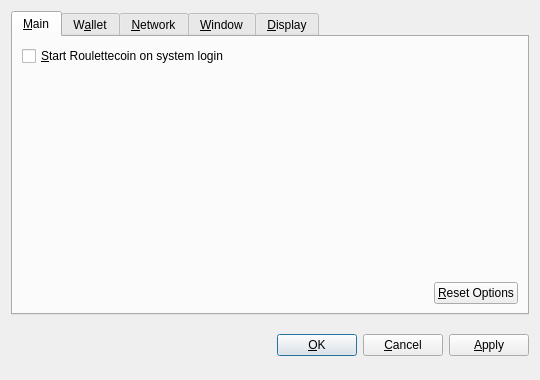
<?xml version="1.0" encoding="UTF-8"?>
<ui version="4.0">
 <class>OptionsDialog</class>
 <widget class="QDialog" name="OptionsDialog">
  <property name="geometry">
   <rect>
    <x>0</x>
    <y>0</y>
    <width>540</width>
    <height>380</height>
   </rect>
  </property>
  <property name="windowTitle">
   <string>Options</string>
  </property>
  <property name="modal">
   <bool>true</bool>
  </property>
  <layout class="QVBoxLayout" name="verticalLayout">
   <item>
    <widget class="QTabWidget" name="tabWidget">
     <property name="tabPosition">
      <enum>QTabWidget::North</enum>
     </property>
     <property name="currentIndex">
      <number>0</number>
     </property>
     <widget class="QWidget" name="tabMain">
      <attribute name="title">
       <string>&amp;Main</string>
      </attribute>
      <layout class="QVBoxLayout" name="verticalLayout_Main">
       <item>
        <widget class="QCheckBox" name="bitcoinAtStartup">
         <property name="toolTip">
          <string>Automatically start Roulettecoin after logging in to the system.</string>
         </property>
         <property name="text">
          <string>&amp;Start Roulettecoin on system login</string>
         </property>
        </widget>
       </item>
       <item>
        <spacer name="verticalSpacer_Main">
         <property name="orientation">
          <enum>Qt::Vertical</enum>
         </property>
         <property name="sizeHint" stdset="0">
          <size>
           <width>20</width>
           <height>40</height>
          </size>
         </property>
        </spacer>
       </item>
       <item>
        <layout class="QHBoxLayout" name="horizontalLayout_2_Main">
         <item>
          <spacer name="horizontalSpacer_2_Main">
           <property name="orientation">
            <enum>Qt::Horizontal</enum>
           </property>
           <property name="sizeHint" stdset="0">
            <size>
             <width>40</width>
             <height>20</height>
            </size>
           </property>
          </spacer>
         </item>
         <item>
          <widget class="QPushButton" name="resetButton">
           <property name="toolTip">
            <string>Reset all client options to default.</string>
           </property>
           <property name="text">
            <string>&amp;Reset Options</string>
           </property>
           <property name="autoDefault">
            <bool>false</bool>
           </property>
          </widget>
         </item>
        </layout>
       </item>
      </layout>
     </widget>
     <widget class="QWidget" name="tabWallet">
      <attribute name="title">
       <string>W&amp;allet</string>
      </attribute>
      <layout class="QVBoxLayout" name="verticalLayout_Network">
       <item>
        <widget class="QLabel" name="transactionFeeInfoLabel">
         <property name="text">
          <string>Optional transaction fee per kB that helps make sure your transactions are processed quickly. Most transactions are 1 kB.</string>
         </property>
         <property name="textFormat">
          <enum>Qt::PlainText</enum>
         </property>
         <property name="wordWrap">
          <bool>true</bool>
         </property>
        </widget>
       </item>
       <item>
        <layout class="QHBoxLayout" name="horizontalLayout_1_Main">
         <item>
          <widget class="QLabel" name="transactionFeeLabel">
           <property name="text">
            <string>Pay transaction &amp;fee</string>
           </property>
           <property name="textFormat">
            <enum>Qt::PlainText</enum>
           </property>
           <property name="buddy">
            <cstring>transactionFee</cstring>
           </property>
          </widget>
         </item>
         <item>
          <widget class="BitcoinAmountField" name="transactionFee"/>
         </item>
         <item>
          <spacer name="horizontalSpacer_1_Main">
           <property name="orientation">
            <enum>Qt::Horizontal</enum>
           </property>
           <property name="sizeHint" stdset="0">
            <size>
             <width>40</width>
             <height>20</height>
            </size>
           </property>
          </spacer>
         </item>
        </layout>
       </item>
       <item>
        <widget class="QLabel" name="label">
         <property name="text">
          <string>If you disable the spending of unconfirmed change, the change from a transaction cannot be used until that transaction has at least one confirmation. This also affects how your balance is computed.</string>
         </property>
         <property name="wordWrap">
          <bool>true</bool>
         </property>
        </widget>
       </item>
       <item>
        <widget class="QCheckBox" name="spendZeroConfChange">
         <property name="text">
          <string>Spend unconfirmed change  (experts only)</string>
         </property>
        </widget>
       </item>
       <item>
        <spacer name="verticalSpacer">
         <property name="orientation">
          <enum>Qt::Vertical</enum>
         </property>
         <property name="sizeHint" stdset="0">
          <size>
           <width>20</width>
           <height>40</height>
          </size>
         </property>
        </spacer>
       </item>
      </layout>
     </widget>
     <widget class="QWidget" name="tabNetwork">
      <attribute name="title">
       <string>&amp;Network</string>
      </attribute>
      <layout class="QVBoxLayout" name="verticalLayout_Network">
       <item>
        <widget class="QCheckBox" name="mapPortUpnp">
         <property name="toolTip">
          <string>Automatically open the Roulettecoin client port on the router. This only works when your router supports UPnP and it is enabled.</string>
         </property>
         <property name="text">
          <string>Map port using &amp;UPnP</string>
         </property>
        </widget>
       </item>
       <item>
        <widget class="QCheckBox" name="connectSocks">
         <property name="toolTip">
          <string>Connect to the Roulettecoin network through a SOCKS proxy (e.g. when connecting through Tor).</string>
         </property>
         <property name="text">
          <string>&amp;Connect through SOCKS proxy:</string>
         </property>
        </widget>
       </item>
       <item>
        <layout class="QHBoxLayout" name="horizontalLayout_Network">
         <item>
          <widget class="QLabel" name="proxyIpLabel">
           <property name="text">
            <string>Proxy &amp;IP:</string>
           </property>
           <property name="textFormat">
            <enum>Qt::PlainText</enum>
           </property>
           <property name="buddy">
            <cstring>proxyIp</cstring>
           </property>
          </widget>
         </item>
         <item>
          <widget class="QValidatedLineEdit" name="proxyIp">
           <property name="maximumSize">
            <size>
             <width>140</width>
             <height>16777215</height>
            </size>
           </property>
           <property name="toolTip">
            <string>IP address of the proxy (e.g. 127.0.0.1)</string>
           </property>
          </widget>
         </item>
         <item>
          <widget class="QLabel" name="proxyPortLabel">
           <property name="text">
            <string>&amp;Port:</string>
           </property>
           <property name="textFormat">
            <enum>Qt::PlainText</enum>
           </property>
           <property name="buddy">
            <cstring>proxyPort</cstring>
           </property>
          </widget>
         </item>
         <item>
          <widget class="QLineEdit" name="proxyPort">
           <property name="maximumSize">
            <size>
             <width>55</width>
             <height>16777215</height>
            </size>
           </property>
           <property name="toolTip">
            <string>Port of the proxy (e.g. 9050)</string>
           </property>
          </widget>
         </item>
         <item>
          <widget class="QLabel" name="socksVersionLabel">
           <property name="text">
            <string>SOCKS &amp;Version:</string>
           </property>
           <property name="textFormat">
            <enum>Qt::PlainText</enum>
           </property>
           <property name="buddy">
            <cstring>socksVersion</cstring>
           </property>
          </widget>
         </item>
         <item>
          <widget class="QValueComboBox" name="socksVersion">
           <property name="toolTip">
            <string>SOCKS version of the proxy (e.g. 5)</string>
           </property>
          </widget>
         </item>
         <item>
          <spacer name="horizontalSpacer_Network">
           <property name="orientation">
            <enum>Qt::Horizontal</enum>
           </property>
           <property name="sizeHint" stdset="0">
            <size>
             <width>40</width>
             <height>20</height>
            </size>
           </property>
          </spacer>
         </item>
        </layout>
       </item>
       <item>
        <spacer name="verticalSpacer_Network">
         <property name="orientation">
          <enum>Qt::Vertical</enum>
         </property>
         <property name="sizeHint" stdset="0">
          <size>
           <width>20</width>
           <height>40</height>
          </size>
         </property>
        </spacer>
       </item>
      </layout>
     </widget>
     <widget class="QWidget" name="tabWindow">
      <attribute name="title">
       <string>&amp;Window</string>
      </attribute>
      <layout class="QVBoxLayout" name="verticalLayout_Window">
       <item>
        <widget class="QCheckBox" name="minimizeToTray">
         <property name="toolTip">
          <string>Show only a tray icon after minimizing the window.</string>
         </property>
         <property name="text">
          <string>&amp;Minimize to the tray instead of the taskbar</string>
         </property>
        </widget>
       </item>
       <item>
        <widget class="QCheckBox" name="minimizeOnClose">
         <property name="toolTip">
          <string>Minimize instead of exit the application when the window is closed. When this option is enabled, the application will be closed only after selecting Quit in the menu.</string>
         </property>
         <property name="text">
          <string>M&amp;inimize on close</string>
         </property>
        </widget>
       </item>
       <item>
        <spacer name="verticalSpacer_Window">
         <property name="orientation">
          <enum>Qt::Vertical</enum>
         </property>
         <property name="sizeHint" stdset="0">
          <size>
           <width>20</width>
           <height>40</height>
          </size>
         </property>
        </spacer>
       </item>
      </layout>
     </widget>
     <widget class="QWidget" name="tabDisplay">
      <attribute name="title">
       <string>&amp;Display</string>
      </attribute>
      <layout class="QVBoxLayout" name="verticalLayout_Display">
       <item>
        <layout class="QHBoxLayout" name="horizontalLayout_1_Display">
         <item>
          <widget class="QLabel" name="langLabel">
           <property name="text">
            <string>User Interface &amp;language:</string>
           </property>
           <property name="textFormat">
            <enum>Qt::PlainText</enum>
           </property>
           <property name="buddy">
            <cstring>lang</cstring>
           </property>
          </widget>
         </item>
         <item>
          <widget class="QValueComboBox" name="lang">
           <property name="toolTip">
            <string>The user interface language can be set here. This setting will take effect after restarting Roulettecoin.</string>
           </property>
          </widget>
         </item>
        </layout>
       </item>
       <item>
        <layout class="QHBoxLayout" name="horizontalLayout_2_Display">
         <item>
          <widget class="QLabel" name="unitLabel">
           <property name="text">
            <string>&amp;Unit to show amounts in:</string>
           </property>
           <property name="textFormat">
            <enum>Qt::PlainText</enum>
           </property>
           <property name="buddy">
            <cstring>unit</cstring>
           </property>
          </widget>
         </item>
         <item>
          <widget class="QValueComboBox" name="unit">
           <property name="toolTip">
            <string>Choose the default subdivision unit to show in the interface and when sending coins.</string>
           </property>
          </widget>
         </item>
        </layout>
       </item>
       <item>
        <widget class="QCheckBox" name="displayAddresses">
         <property name="toolTip">
          <string>Whether to show Roulettecoin addresses in the transaction list or not.</string>
         </property>
         <property name="text">
          <string>&amp;Display addresses in transaction list</string>
         </property>
        </widget>
       </item>
       <item>
        <widget class="QCheckBox" name="coinControlFeatures">
         <property name="toolTip">
          <string>Whether to show coin control features or not.</string>
         </property>
         <property name="text">
          <string>Display coin &amp;control features (experts only!)</string>
         </property>
        </widget>
       </item>
       <item>
        <spacer name="verticalSpacer_Display">
         <property name="orientation">
          <enum>Qt::Vertical</enum>
         </property>
         <property name="sizeHint" stdset="0">
          <size>
           <width>20</width>
           <height>40</height>
          </size>
         </property>
        </spacer>
       </item>
      </layout>
     </widget>
    </widget>
   </item>
   <item>
    <layout class="QHBoxLayout" name="horizontalLayout_Buttons">
     <item>
      <spacer name="horizontalSpacer_1">
       <property name="orientation">
        <enum>Qt::Horizontal</enum>
       </property>
       <property name="sizeHint" stdset="0">
        <size>
         <width>40</width>
         <height>48</height>
        </size>
       </property>
      </spacer>
     </item>
     <item>
      <widget class="QLabel" name="statusLabel">
       <property name="font">
        <font>
         <weight>75</weight>
         <bold>true</bold>
        </font>
       </property>
       <property name="text">
        <string/>
       </property>
       <property name="textFormat">
        <enum>Qt::PlainText</enum>
       </property>
       <property name="wordWrap">
        <bool>true</bool>
       </property>
      </widget>
     </item>
     <item>
      <spacer name="horizontalSpacer_2">
       <property name="orientation">
        <enum>Qt::Horizontal</enum>
       </property>
       <property name="sizeHint" stdset="0">
        <size>
         <width>40</width>
         <height>48</height>
        </size>
       </property>
      </spacer>
     </item>
     <item>
      <widget class="QPushButton" name="okButton">
       <property name="text">
        <string>&amp;OK</string>
       </property>
      </widget>
     </item>
     <item>
      <widget class="QPushButton" name="cancelButton">
       <property name="text">
        <string>&amp;Cancel</string>
       </property>
       <property name="autoDefault">
        <bool>false</bool>
       </property>
      </widget>
     </item>
     <item>
      <widget class="QPushButton" name="applyButton">
       <property name="text">
        <string>&amp;Apply</string>
       </property>
       <property name="autoDefault">
        <bool>false</bool>
       </property>
      </widget>
     </item>
    </layout>
   </item>
  </layout>
 </widget>
 <customwidgets>
  <customwidget>
   <class>BitcoinAmountField</class>
   <extends>QSpinBox</extends>
   <header>bitcoinamountfield.h</header>
  </customwidget>
  <customwidget>
   <class>QValueComboBox</class>
   <extends>QComboBox</extends>
   <header>qvaluecombobox.h</header>
  </customwidget>
  <customwidget>
   <class>QValidatedLineEdit</class>
   <extends>QLineEdit</extends>
   <header>qvalidatedlineedit.h</header>
  </customwidget>
 </customwidgets>
 <resources/>
 <connections/>
</ui>
